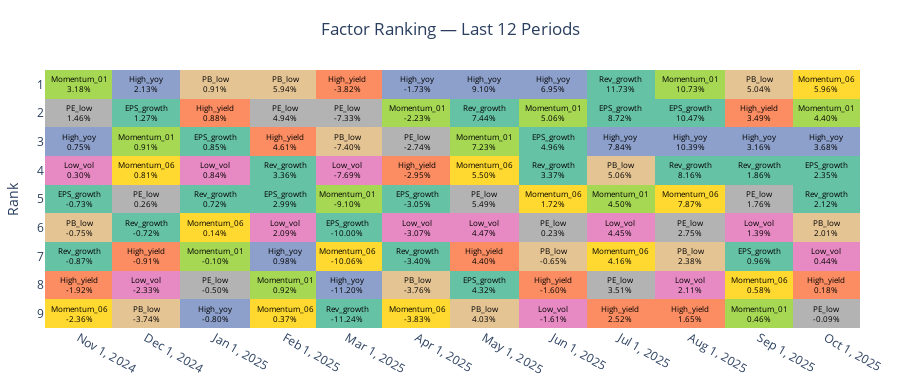

This figure's notebook cell:
### Markdown cell above
## 函數2:最近一年因子月表現熱力圖

### Code cell
returns_dict = {
    "Momentum_01": ret_mom,
    
    "Momentum_06": ret_mom6,
    "PE_low": ret_pe_low1,
    "PB_low": ret_pb_low1,
    "Low_vol": ret_low_vol,
    "High_yield": ret_high_yield,
    "High_yoy": ret_high_yoy,
    "Rev_growth": ret_rev_growth,
    "EPS_growth": ret_eps_growth,
    
}

_ = factor_rank_tile_full(
    returns_dict=returns_dict,
    periods=12,
    freq="M",                   # "M" / "W" / "Y"
    
    text_size=8,              
    # save_html="factor_rank_last12_months.html",
)

### Figure 1 — Plotly figure (JSON) as saved in the notebook; plotly's stock layout.template omitted (floating-point values rounded to 4 significant figures)
{"data": [{"colorscale": [[0, "rgb(102,194,165)"], [0, "rgb(102,194,165)"], [0.125, "rgb(252,141,98)"], [0.125, "rgb(252,141,98)"], [0.25, "rgb(141,160,203)"], [0.25, "rgb(141,160,203)"], [0.375, "rgb(231,138,195)"], [0.375, "rgb(231,138,195)"], [0.5, "rgb(166,216,84)"], [0.5, "rgb(166,216,84)"], [0.625, "rgb(255,217,47)"], [0.625, "rgb(255,217,47)"], [0.75, "rgb(229,196,148)"], [0.75, "rgb(229,196,148)"], [0.875, "rgb(179,179,179)"], [0.875, "rgb(179,179,179)"], [1, "rgb(102,194,165)"], [1, "rgb(102,194,165)"]], "showscale": false, "text": [["Momentum_01<br>3.18%", "High_yoy<br>2.13%", "PB_low<br>0.91%", "PB_low<br>5.94%", "High_yield<br>-3.82%", "High_yoy<br>-1.73%", "High_yoy<br>9.10%", "High_yoy<br>6.95%", "Rev_growth<br>11.73%", "Momentum_01<br>10.73%", "PB_low<br>5.04%", "Momentum_06<br>5.96%"], ["PE_low<br>1.46%", "EPS_growth<br>1.27%", "High_yield<br>0.88%", "PE_low<br>4.94%", "PE_low<br>-7.33%", "Momentum_01<br>-2.23%", "Rev_growth<br>7.44%", "Momentum_01<br>5.06%", "EPS_growth<br>8.72%", "EPS_growth<br>10.47%", "High_yield<br>3.49%", "Momentum_01<br>4.40%"], ["High_yoy<br>0.75%", "Momentum_01<br>0.91%", "EPS_growth<br>0.85%", "High_yield<br>4.61%", "PB_low<br>-7.40%", "PE_low<br>-2.74%", "Momentum_01<br>7.23%", "EPS_growth<br>4.96%", "High_yoy<br>7.84%", "High_yoy<br>10.39%", "High_yoy<br>3.16%", "High_yoy<br>3.68%"], ["Low_vol<br>0.30%", "Momentum_06<br>0.81%", "Low_vol<br>0.84%", "Rev_growth<br>3.36%", "Low_vol<br>-7.69%", "High_yield<br>-2.95%", "Momentum_06<br>5.50%", "Rev_growth<br>3.37%", "PB_low<br>5.06%", "Rev_growth<br>8.16%", "Rev_growth<br>1.86%", "EPS_growth<br>2.35%"], ["EPS_growth<br>-0.73%", "PE_low<br>0.26%", "Rev_growth<br>0.72%", "EPS_growth<br>2.99%", "Momentum_01<br>-9.10%", "EPS_growth<br>-3.05%", "PE_low<br>5.49%", "Momentum_06<br>1.72%", "Momentum_01<br>4.50%", "Momentum_06<br>7.87%", "PE_low<br>1.76%", "Rev_growth<br>2.12%"], ["PB_low<br>-0.75%", "Rev_growth<br>-0.72%", "Momentum_06<br>0.14%", "Low_vol<br>2.09%", "EPS_growth<br>-10.00%", "Low_vol<br>-3.07%", "Low_vol<br>4.47%", "PE_low<br>0.23%", "Low_vol<br>4.45%", "PE_low<br>2.75%", "Low_vol<br>1.39%", "PB_low<br>2.01%"], ["Rev_growth<br>-0.87%", "High_yield<br>-0.91%", "Momentum_01<br>-0.10%", "High_yoy<br>0.98%", "Momentum_06<br>-10.06%", "Rev_growth<br>-3.40%", "High_yield<br>4.40%", "PB_low<br>-0.65%", "Momentum_06<br>4.16%", "PB_low<br>2.38%", "EPS_growth<br>0.96%", "Low_vol<br>0.44%"], ["High_yield<br>-1.92%", "Low_vol<br>-2.33%", "PE_low<br>-0.50%", "Momentum_01<br>0.92%", "High_yoy<br>-11.20%", "PB_low<br>-3.76%", "EPS_growth<br>4.32%", "High_yield<br>-1.60%", "PE_low<br>3.51%", "Low_vol<br>2.11%", "Momentum_06<br>0.58%", "High_yield<br>0.18%"], ["Momentum_06<br>-2.36%", "PB_low<br>-3.74%", "High_yoy<br>-0.80%", "Momentum_06<br>0.37%", "Rev_growth<br>-11.24%", "Momentum_06<br>-3.83%", "PB_low<br>4.03%", "Low_vol<br>-1.61%", "High_yield<br>2.52%", "High_yield<br>1.65%", "Momentum_01<br>0.46%", "PE_low<br>-0.09%"]], "textfont": {"color": "black", "size": 8}, "texttemplate": "%{text}", "type": "heatmap", "x": ["2024-11", "2024-12", "2025-01", "2025-02", "2025-03", "2025-04", "2025-05", "2025-06", "2025-07", "2025-08", "2025-09", "2025-10"], "xgap": 0, "y": [1, 2, 3, 4, 5, 6, 7, 8, 9], "ygap": 0, "z": [[4, 2, 6, 6, 1, 2, 2, 2, 8, 4, 6, 5], [7, 0, 1, 7, 7, 4, 8, 4, 0, 0, 1, 4], [2, 4, 0, 1, 6, 7, 4, 0, 2, 2, 2, 2], [3, 5, 3, 8, 3, 1, 5, 8, 6, 8, 8, 0], [0, 7, 8, 0, 4, 0, 7, 5, 4, 5, 7, 8], [6, 8, 5, 3, 0, 3, 3, 7, 3, 7, 3, 6], [8, 1, 4, 2, 5, 8, 1, 6, 5, 6, 0, 3], [1, 3, 7, 4, 2, 6, 0, 1, 7, 3, 5, 1], [5, 6, 2, 5, 8, 5, 6, 3, 1, 1, 4, 7]], "zmax": 8, "zmin": 0}], "layout": {"height": 390, "margin": {"b": 40, "l": 40, "r": 40, "t": 70}, "paper_bgcolor": "white", "plot_bgcolor": "white", "title": {"text": "Factor Ranking — Last 12 Periods", "x": 0.5}, "xaxis": {"tickmode": "array", "tickvals": ["2024-11", "2024-12", "2025-01", "2025-02", "2025-03", "2025-04", "2025-05", "2025-06", "2025-07", "2025-08", "2025-09", "2025-10"], "title": {}}, "yaxis": {"autorange": "reversed", "dtick": 1, "title": {"text": "Rank"}}}}
